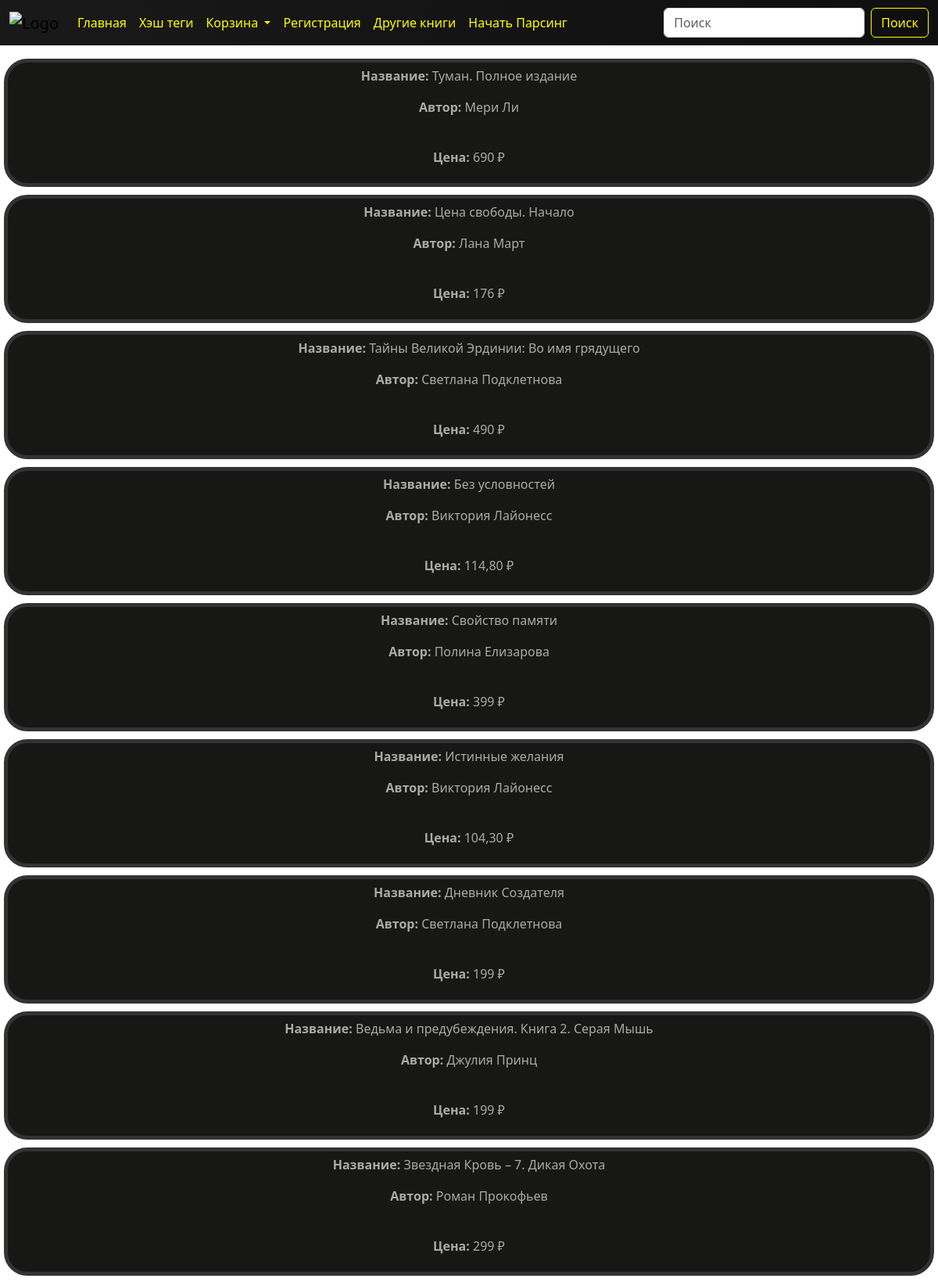
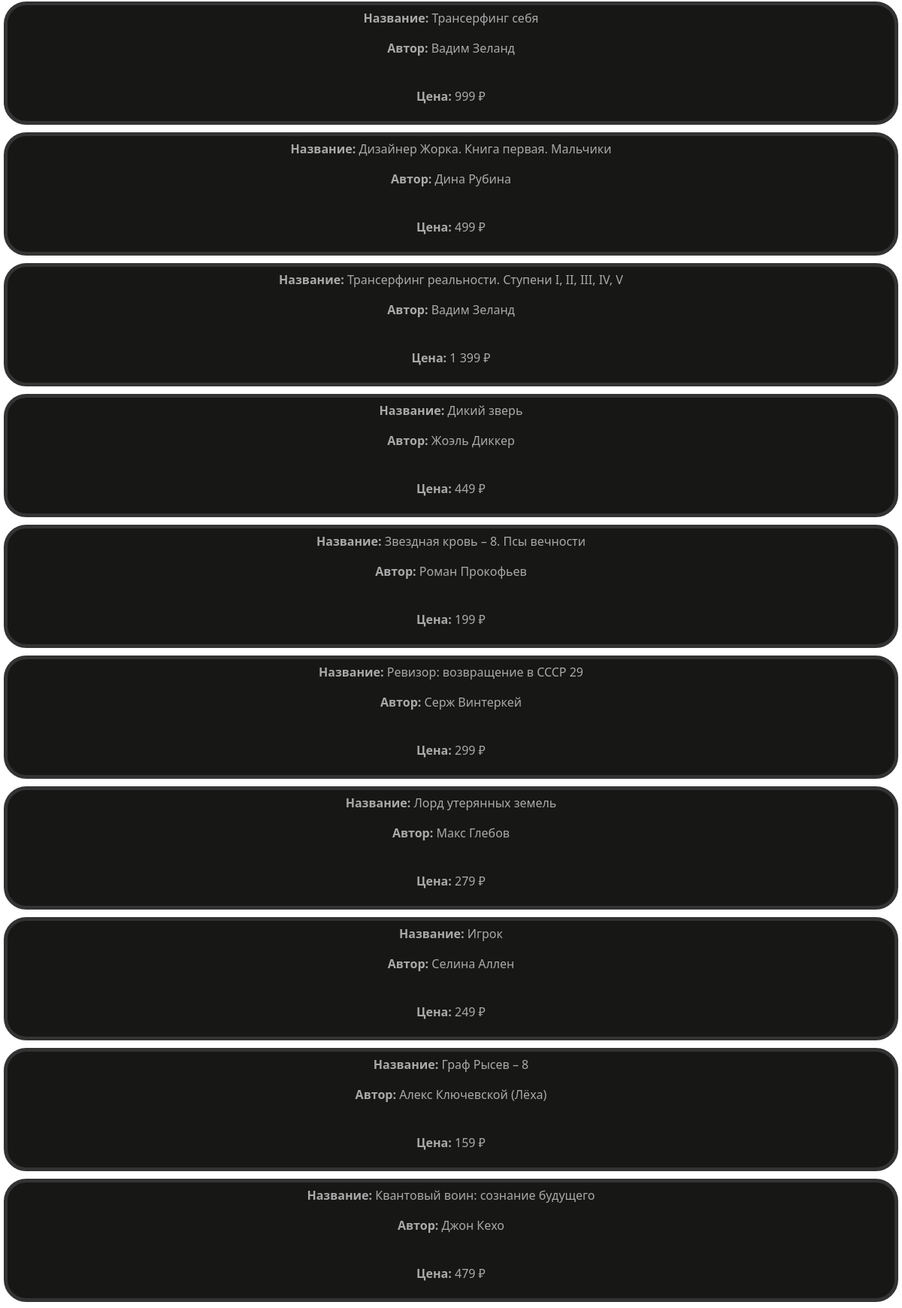
The page /litres/ (upper part) on the database its author committed (2 pictures, top to bottom).
### litres/models.py (models this page shows, shortened)
class LitresModel(models.Model):
    name = models.CharField(max_length=255)
    author = models.CharField(max_length=255)
    price = models.CharField(max_length=255)
    img = models.ImageField()

### litres/views.py (the view)
# urls.py: path('litres/', views.LitresList.as_view(), name='litres_list')
class LitresList(generic.ListView):
    template_name = 'litres_list.html'
    context_object_name = 'litres'
    def get_queryset(self):
        return models.LitresModel.objects.all()

### templates/litres_list.html (shortened to what this page needs)
{% include 'header.html' %}
    {% for item in litres %}
    <div class="litres_books">
    <p><strong>Название: </strong>{{item.name}}</p>
    <p><strong>Автор: </strong>{{item.author}}</p>
    <p><strong>Цена: </strong>{{item.price}}</p>
</div>
    {% endfor %}
{% include 'footer.html' %}

### static/css/details.css (style rules this page uses)
body { display: flex; flex-direction: column; min-height: 100vh; padding-top: 70px; background: url("https://i.pinimg.com/736x/e3/7d/a9/e37da92d1e32051af32a81a8950733f3.jpg"); background-repeat: no-repeat; background-size: cover; background-position: center; }

### static/css/style.css (style rules this page uses)
body { display: flex; flex-direction: column; min-height: 100vh; padding-top: 70px; background: url("https://i.pinimg.com/736x/e3/7d/a9/e37da92d1e32051af32a81a8950733f3.jpg"); background-repeat: no-repeat; background-size: cover; background-position: center; }
.litres_books { background: #171716; text-align: center; padding: 5px; margin: 5px; border: #333 5px solid; border-radius: 30px; color: #aaa; flex: 1; }

### rows shown on the page
LitresModel: name "Туман. Полное издание", author "Мери Ли", price "690 ₽"
LitresModel: name "Цена свободы. Начало", author "Лана Март", price "176 ₽"
LitresModel: name "Тайны Великой Эрдинии: Во имя грядущего", author "Светлана Подклетнова", price "490 ₽"
LitresModel: name "Без условностей", author "Виктория Лайонесс", price "114,80 ₽"
LitresModel: name "Свойство памяти", author "Полина Елизарова", price "399 ₽"
LitresModel: name "Истинные желания", author "Виктория Лайонесс", price "104,30 ₽"
LitresModel: name "Дневник Создателя", author "Светлана Подклетнова", price "199 ₽"
LitresModel: name "Ведьма и предубеждения. Книга 2. Серая Мышь", author "Джулия Принц", price "199 ₽"
LitresModel: name "Звездная Кровь – 7. Дикая Охота", author "Роман Прокофьев", price "299 ₽"
LitresModel: name "Трансерфинг себя", author "Вадим Зеланд", price "999 ₽"
LitresModel: name "Дизайнер Жорка. Книга первая. Мальчики", author "Дина Рубина", price "499 ₽"
LitresModel: name "Трансерфинг реальности. Ступени I, II, III, IV, V", author "Вадим Зеланд", price "1 399 ₽"
LitresModel: name "Дикий зверь", author "Жоэль Диккер", price "449 ₽"
LitresModel: name "Звездная кровь – 8. Псы вечности", author "Роман Прокофьев", price "199 ₽"
LitresModel: name "Ревизор: возвращение в СССР 29", author "Серж Винтеркей", price "299 ₽"
LitresModel: name "Лорд утерянных земель", author "Макс Глебов", price "279 ₽"
LitresModel: name "Игрок", author "Селина Аллен", price "249 ₽"
LitresModel: name "Граф Рысев – 8", author "Алекс Ключевской (Лёха)", price "159 ₽"
LitresModel: name "Квантовый воин: сознание будущего", author "Джон Кехо", price "479 ₽"
